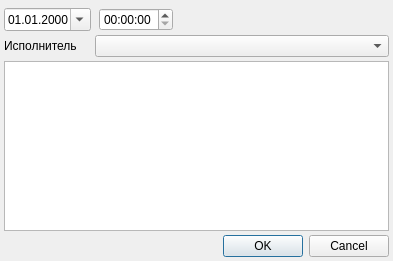
<?xml version="1.0" encoding="UTF-8"?>
<ui version="4.0">
 <class>EventMedicalDiagnosisEditor</class>
 <widget class="QDialog" name="EventMedicalDiagnosisEditor">
  <property name="geometry">
   <rect>
    <x>0</x>
    <y>0</y>
    <width>393</width>
    <height>261</height>
   </rect>
  </property>
  <property name="windowTitle">
   <string>Диагноз</string>
  </property>
  <layout class="QGridLayout" name="gridLayout">
   <property name="margin">
    <number>4</number>
   </property>
   <property name="spacing">
    <number>4</number>
   </property>
   <item row="0" column="1" rowspan="2" colspan="2">
    <widget class="QLabel" name="lblLastTime">
     <property name="text">
      <string/>
     </property>
    </widget>
   </item>
   <item row="1" column="0">
    <widget class="CDateEdit" name="edtDate">
     <property name="displayFormat">
      <string>dd.MM.yyyy</string>
     </property>
     <property name="calendarPopup">
      <bool>true</bool>
     </property>
    </widget>
   </item>
   <item row="1" column="2">
    <widget class="QTimeEdit" name="edtTime"/>
   </item>
   <item row="1" column="3">
    <spacer name="horizontalSpacer">
     <property name="orientation">
      <enum>Qt::Horizontal</enum>
     </property>
     <property name="sizeHint" stdset="0">
      <size>
       <width>40</width>
       <height>20</height>
      </size>
     </property>
    </spacer>
   </item>
   <item row="2" column="0">
    <widget class="QLabel" name="lblExecPerson">
     <property name="text">
      <string>Исполнитель</string>
     </property>
    </widget>
   </item>
   <item row="2" column="1" colspan="3">
    <widget class="CPersonComboBoxEx" name="cmbExecPerson"/>
   </item>
   <item row="3" column="0" colspan="4">
    <widget class="CActionPropertiesTableView" name="tblAPProps"/>
   </item>
   <item row="4" column="0" colspan="4">
    <widget class="QDialogButtonBox" name="buttonBox">
     <property name="orientation">
      <enum>Qt::Horizontal</enum>
     </property>
     <property name="standardButtons">
      <set>QDialogButtonBox::Cancel|QDialogButtonBox::Ok</set>
     </property>
    </widget>
   </item>
  </layout>
 </widget>
 <customwidgets>
  <customwidget>
   <class>CDateEdit</class>
   <extends>QDateEdit</extends>
   <header>library/DateEdit</header>
  </customwidget>
  <customwidget>
   <class>CActionPropertiesTableView</class>
   <extends>QTableView</extends>
   <header>Events/ActionPropertiesTable.h</header>
  </customwidget>
  <customwidget>
   <class>CPersonComboBoxEx</class>
   <extends>QComboBox</extends>
   <header>Orgs/PersonComboBoxEx.h</header>
  </customwidget>
 </customwidgets>
 <tabstops>
  <tabstop>edtDate</tabstop>
  <tabstop>cmbExecPerson</tabstop>
  <tabstop>tblAPProps</tabstop>
  <tabstop>buttonBox</tabstop>
 </tabstops>
 <resources/>
 <connections>
  <connection>
   <sender>buttonBox</sender>
   <signal>accepted()</signal>
   <receiver>EventMedicalDiagnosisEditor</receiver>
   <slot>accept()</slot>
   <hints>
    <hint type="sourcelabel">
     <x>252</x>
     <y>363</y>
    </hint>
    <hint type="destinationlabel">
     <x>157</x>
     <y>274</y>
    </hint>
   </hints>
  </connection>
  <connection>
   <sender>buttonBox</sender>
   <signal>rejected()</signal>
   <receiver>EventMedicalDiagnosisEditor</receiver>
   <slot>reject()</slot>
   <hints>
    <hint type="sourcelabel">
     <x>320</x>
     <y>363</y>
    </hint>
    <hint type="destinationlabel">
     <x>286</x>
     <y>274</y>
    </hint>
   </hints>
  </connection>
 </connections>
</ui>
